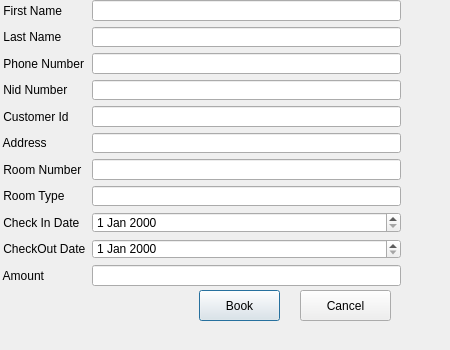
<?xml version="1.0" encoding="UTF-8"?>
<ui version="4.0">
 <class>BookRoom</class>
 <widget class="QDialog" name="BookRoom">
  <property name="windowModality">
   <enum>Qt::ApplicationModal</enum>
  </property>
  <property name="geometry">
   <rect>
    <x>0</x>
    <y>0</y>
    <width>450</width>
    <height>350</height>
   </rect>
  </property>
  <property name="windowTitle">
   <string>Book Room</string>
  </property>
  <property name="modal">
   <bool>false</bool>
  </property>
  <widget class="QWidget" name="formLayoutWidget">
   <property name="geometry">
    <rect>
     <x>0</x>
     <y>0</y>
     <width>401</width>
     <height>286</height>
    </rect>
   </property>
   <layout class="QFormLayout" name="formLayout">
    <item row="2" column="0">
     <widget class="QLabel" name="lastNameLabel">
      <property name="text">
       <string> Last Name</string>
      </property>
     </widget>
    </item>
    <item row="2" column="1">
     <widget class="QLineEdit" name="txtLastName"/>
    </item>
    <item row="3" column="0">
     <widget class="QLabel" name="phoneNumberLabel">
      <property name="text">
       <string> Phone Number</string>
      </property>
     </widget>
    </item>
    <item row="3" column="1">
     <widget class="QLineEdit" name="txtPhoneNumber"/>
    </item>
    <item row="4" column="0">
     <widget class="QLabel" name="nidNumberLabel">
      <property name="text">
       <string> Nid Number</string>
      </property>
     </widget>
    </item>
    <item row="4" column="1">
     <widget class="QLineEdit" name="txtNidNumber"/>
    </item>
    <item row="6" column="0">
     <widget class="QLabel" name="addressLabel">
      <property name="text">
       <string> Address</string>
      </property>
     </widget>
    </item>
    <item row="6" column="1">
     <widget class="QLineEdit" name="txtAddress"/>
    </item>
    <item row="7" column="0">
     <widget class="QLabel" name="roomNumberLabel">
      <property name="text">
       <string> Room Number</string>
      </property>
     </widget>
    </item>
    <item row="7" column="1">
     <widget class="QLineEdit" name="txtRoomnumber"/>
    </item>
    <item row="8" column="0">
     <widget class="QLabel" name="label">
      <property name="text">
       <string> Room Type</string>
      </property>
     </widget>
    </item>
    <item row="9" column="1">
     <widget class="QDateEdit" name="DateCheckIn"/>
    </item>
    <item row="9" column="0">
     <widget class="QLabel" name="label_2">
      <property name="text">
       <string> Check In Date</string>
      </property>
     </widget>
    </item>
    <item row="10" column="0">
     <widget class="QLabel" name="checkOutDateLabel">
      <property name="text">
       <string> CheckOut Date</string>
      </property>
     </widget>
    </item>
    <item row="10" column="1">
     <widget class="QDateEdit" name="DateCheckOut"/>
    </item>
    <item row="11" column="0">
     <widget class="QLabel" name="amountLabel">
      <property name="text">
       <string> Amount</string>
      </property>
     </widget>
    </item>
    <item row="11" column="1">
     <widget class="QLineEdit" name="txtAmount"/>
    </item>
    <item row="1" column="1">
     <widget class="QLineEdit" name="txtFirstName"/>
    </item>
    <item row="1" column="0">
     <widget class="QLabel" name="firstNameLabel">
      <property name="text">
       <string> First Name</string>
      </property>
     </widget>
    </item>
    <item row="5" column="0">
     <widget class="QLabel" name="customerIdLabel">
      <property name="text">
       <string> Customer Id</string>
      </property>
     </widget>
    </item>
    <item row="5" column="1">
     <widget class="QLineEdit" name="txtCustomerId"/>
    </item>
    <item row="8" column="1">
     <widget class="QLineEdit" name="txtRoomType"/>
    </item>
   </layout>
  </widget>
  <widget class="QPushButton" name="btnBook">
   <property name="geometry">
    <rect>
     <x>199</x>
     <y>290</y>
     <width>81</width>
     <height>31</height>
    </rect>
   </property>
   <property name="text">
    <string>Book</string>
   </property>
  </widget>
  <widget class="QPushButton" name="btnCancel">
   <property name="geometry">
    <rect>
     <x>300</x>
     <y>290</y>
     <width>91</width>
     <height>31</height>
    </rect>
   </property>
   <property name="text">
    <string>Cancel</string>
   </property>
  </widget>
 </widget>
 <resources/>
 <connections/>
</ui>
